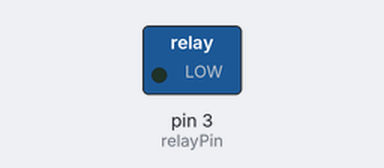
Bench run of a sketch on a simulated Arduino Uno, built with avr-gcc and run on an emulated ATmega328P. Parts: switched loads named in the sketch (green lamp = pin HIGH).

Above: at 4.0 s.
At 9.0 s:
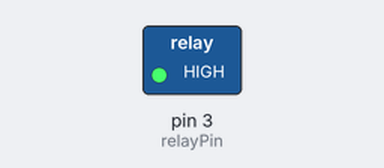
Timing chart, 0 to 13.0 s (numbered marks = the images above):
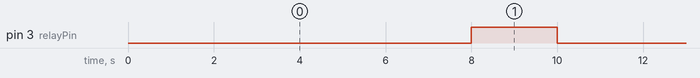

Measured:
- by itself, pin 3 (relayPin): alternates HIGH for 2.0 s and LOW for 8.0 s

The sketch:

rele.ino
```cpp
int relayPin = 3;

void setup() {
  pinMode (relayPin, OUTPUT) ;

}
void loop () {

  digitalWrite(relayPin, LOW);
  delay (8000);
  digitalWrite(relayPin, HIGH);
  delay(2000);

}
```
